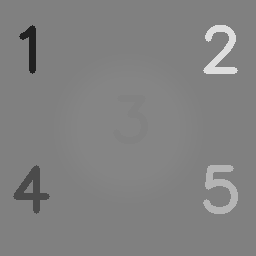
#> input picture computer-vision/source_images/digits.png, 256 x 256 px
$ python main.py
#> lines starting #> are read from the running program, lines starting #| are printed output that depends on the picture; after the words box and inside, x2 and y2 are one past the last pixel; in counts of white or black regions, pixels touching at a corner belong together
import cv2 as cv


def binary_thresholding(t):
#> called with t = 55
    img = cv.imread('source_images/digits.png', 0)
#> img is the input picture: shape (256, 256); min 33, max 222, mean 129.5
    ret, thresh = cv.threshold(img, t, 255, cv.THRESH_BINARY)
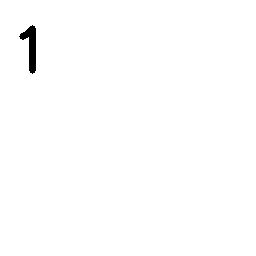
#> thresh: shape (256, 256); 99.4% white; 1 black region, box (x1, y1, x2, y2) and area: (19, 25, 36, 74) 392
#> ret = 55
    cv.imwrite("final_images/binary_digits_" + str(t) + ".png", thresh);


def inverse_binary_thresholding(t):
#> called with t = 55
    img = cv.imread('source_images/digits.png', 0)
    ret, thresh = cv.threshold(img, t, 255, cv.THRESH_BINARY_INV)
#> ret = 55
    cv.imwrite("final_images/inverse_binary_digits_" + str(t) + ".png", thresh);


def window_binary_thresholding(t1, t2):
#> called with t1 = 55, t2 = 90
    img = cv.imread('source_images/digits.png', 0)
    thresh = cv.inRange(img, t1, t2)
#> thresh: shape (256, 256); 1% white; 1 white region, box (x1, y1, x2, y2) and area: (13, 165, 50, 214) 687
#> in window_binary_thresholding (call 2), `thresh = cv.inRange(img, t1, t2)`: thresh: shape (256, 256); 73.5% white; 5 black regions, box (x1, y1, x2, y2) and area: (59, 59, 198, 198) 14773, (203, 165, 238, 214) 801, (203, 25, 238, 74) 723, (13, 165, 50, 214) 687, (19, 25, 36, 74) 392
#> call 3 of window_binary_thresholding, with t1 = 90, t2 = 130
#> in window_binary_thresholding (call 3), `thresh = cv.inRange(img, t1, t2)`:
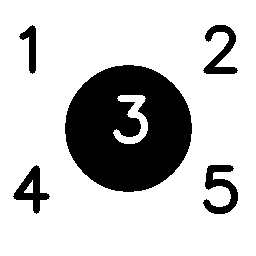
#> thresh: shape (256, 256); 77.9% white; 5 black regions, box (x1, y1, x2, y2) and area: (65, 65, 192, 192) 11857, (203, 165, 238, 214) 801, (203, 25, 238, 74) 723, (13, 165, 50, 214) 687, (19, 25, 36, 74) 392
#> call 4 of window_binary_thresholding, with t1 = 129, t2 = 200
#> in window_binary_thresholding (call 4), `thresh = cv.inRange(img, t1, t2)`:
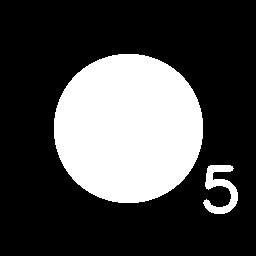
#> thresh: shape (256, 256); 28.1% white; 2 white regions, box (x1, y1, x2, y2) and area: (54, 54, 203, 203) 17637, (203, 165, 238, 214) 801
    cv.imwrite("final_images/window_binary_digits_" + str(t2) + ".png", thresh)


def canny_edge_detection():
    kernel = [3, 7, 11]
    low = [50, 100, 150]
    high = [100, 150, 200]

    for k in kernel:
        for l in low:
            for h in high:
                img = cv.imread('source_images/dolphin.png', cv.IMREAD_GRAYSCALE)
                blur = cv.GaussianBlur(img, (k, k), 0)
                edge = cv.Canny(blur, l, h)
                cv.imwrite('final_images/canny_edge_detection_' + str(k) + str(l) + str(h) + '.png', edge)


def average_filter_clean():
    kernel_gaus = [3, 5, 7, 9]
    for k in kernel_gaus:
        img = cv.imread('source_images/clean.png', cv.IMREAD_GRAYSCALE)
        # aver2 = cv.blur(img, (k, k))
        aver = cv.boxFilter(img, -1, (k, k), normalize=True)
        cv.imwrite("final_images/averaging_filter_clean_" + str(k) + ".png", aver)


def average_filter_noisy():
    kernel_gaus = [3, 5, 7, 9]
    for k in kernel_gaus:
        img = cv.imread('source_images/noisy.png', cv.IMREAD_GRAYSCALE)
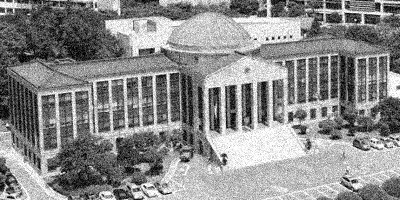
#> input picture computer-vision/source_images/noisy.png, 400 x 200 px
#> img is the input picture: shape (200, 400); min 0, max 255, mean 138.4
        # aver2 = cv.blur(img, (k, k))
        aver = cv.boxFilter(img, -1, (k, k), normalize=True)
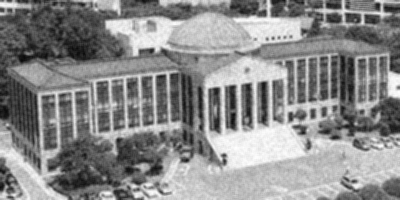
#> aver: shape (200, 400); min 9, max 255, mean 138.4
        cv.imwrite("final_images/averaging_filter_noisy_" + str(k) + ".png", aver)


def gaussian_filter_clean():
    sigma = [0.5, 1, 2, 4]
    for s in sigma:
        img = cv.imread('source_images/clean.png', cv.IMREAD_GRAYSCALE)
        blur = cv.GaussianBlur(img, (9, 9), s)
        cv.imwrite("final_images/gaussian_filter_clean_9" + str(s) + ".png", blur)


def gaussian_filter_noisy():
    sigma = [0.5, 1, 2, 4]
#> sigma = [0.5, 1, 2, 4]
    for s in sigma:
        img = cv.imread('source_images/noisy.png', cv.IMREAD_GRAYSCALE)
        blur = cv.GaussianBlur(img, (9, 9), s)
        cv.imwrite("final_images/gaussian_filter_noisy_9" + str(s) + ".png", blur)


if __name__ == "__main__":
    thresh = [55, 129, 200, 130]
    for t in thresh:
        binary_thresholding(t)
        inverse_binary_thresholding(t)

    window_binary_thresholding(55, 90)
    window_binary_thresholding(90, 129)
    window_binary_thresholding(90, 130)
    window_binary_thresholding(129, 200)

    average_filter_noisy()
    gaussian_filter_noisy()
    canny_edge_detection()
#> in canny_edge_detection, `kernel = [3, 7, 11]`: kernel = [3, 7, 11]
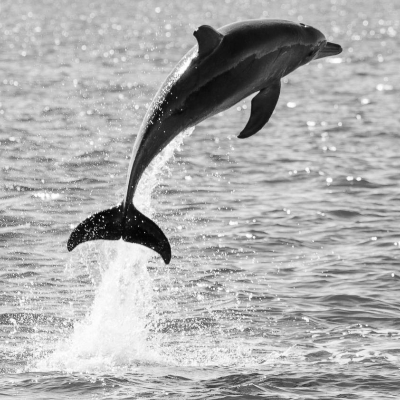
#> input picture computer-vision/source_images/dolphin.png, 400 x 400 px
#> in canny_edge_detection, img is the input picture: shape (400, 400); min 1, max 255, mean 173.6
#> in canny_edge_detection, `edge = cv.Canny(blur, l, h)`:
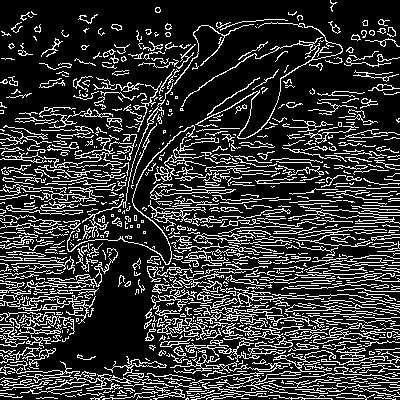
#> edge: shape (400, 400); 20.7% white in thin lines or dots
